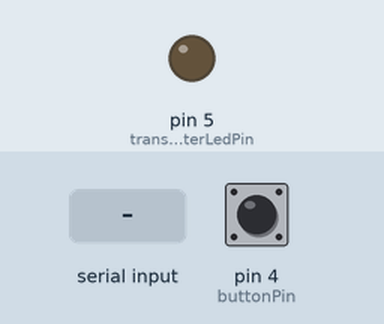
This sketch was run on a simulated Arduino Uno, built with avr-gcc and run on an emulated ATmega328P. Shown: output pins drawn as LEDs (lit = HIGH). Inputs (shaded band) come from the test bench; at power-on: pin 4 (buttonPin) HIGH. What the sketch prints to the serial monitor is not drawn.

Above: at 2.8 s.
2.9 s: "on\n" received over the second serial link
At 3.7 s:
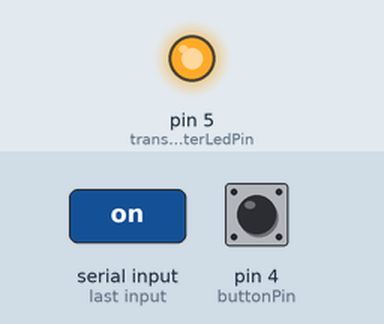
5.5 s: pin 4 (buttonPin) pulled LOW for 1.2 s
Timing chart, 0 to 8.5 s (numbered marks = the images above; inputs shaded):
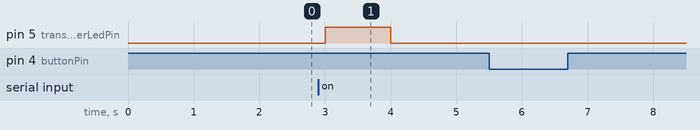

The sketch:

tx_working_copy_20231013153355.ino
```cpp
#include <SoftwareSerial.h>

SoftwareSerial hc12Serial(10, 11); // RX, TX
const int buttonPin = 4; // Button pin
const int transmitterLedPin = 5; // LED pin on the transmitter

void setup() {
  Serial.begin(9600);
  hc12Serial.begin(1200);
  pinMode(buttonPin, INPUT_PULLUP);
  pinMode(transmitterLedPin, OUTPUT);
}

void loop() {
  int buttonState = digitalRead(buttonPin);
  if (buttonState == LOW) {
    // Button is pressed, send "on" command
    hc12Serial.println("on");
    Serial.println("Sent: on");
    delay(1000); // Wait for a moment to avoid multiple transmissions
  } else {
    // Button is released, send "off" command
    hc12Serial.println("off");
    Serial.println("Sent: off");
    delay(1000); // Wait for a moment to avoid multiple transmissions
  }

  // Check if the transmitter receives the same signal back from the receiver
  if (hc12Serial.available()) {
    String response = hc12Serial.readStringUntil('\n');
    response.trim();
    if (response == "on" || response == "off") {
      digitalWrite(transmitterLedPin, HIGH); // Turn on the LED on the transmitter
      delay(1000); // Wait for a moment to keep the LED on
      digitalWrite(transmitterLedPin, LOW); // Turn off the LED on the transmitter
    }
  }
}
```

Measured:
- after the input at 2.9 s, pin 5 (transmitterLedPin): LOW → HIGH after 0.10 s, → LOW 1.0 s later
- after the input at 5.5 s, every drawn part: stays the same
